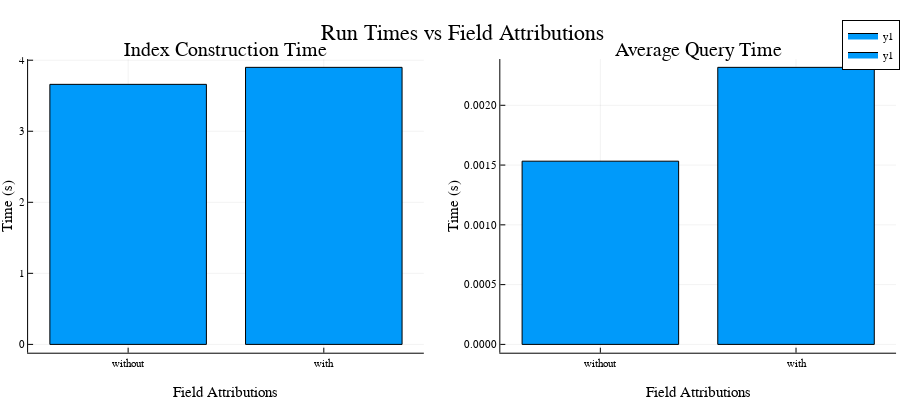

This figure's notebook cell:
### Markdown cell above
Finally, let's see if field attributions made much of a difference.

### Code cell
attribution_mask = (indexes[:,"field_attributions"].==1)


p1 = bar(
    [
        mean(indexes[(!).(attribution_mask),"indexing_time"]),
        mean(indexes[(attribution_mask),"indexing_time"])
    ],
    xticks = (1:2, ["without","with"]),
    title = "Index Construction Time",
    xlabel = "Field Attributions",
    ylabel = "Time (s)",
    legend = false
)

p2 = bar(
    [
        mean(indexes[(!).(attribution_mask),"index_avg_query_time"]),
        mean(indexes[(attribution_mask),"index_avg_query_time"])
    ],
    xticks = (1:2, ["without","with"]),
    title = "Average Query Time",
    xlabel = "Field Attributions",
    ylabel = "Time (s)",
    legend = false
)


plot([p1,p2]..., layout=(1,2), size=(900,400), plot_title = "Run Times vs Field Attributions")

### Figure 1 — Plotly figure (JSON) as saved in the notebook; plotly's stock layout.template omitted (floating-point values rounded to 4 significant figures)
{"data": [{"fill": "tozeroy", "fillcolor": "rgba(0, 154, 250, 1.000)", "legendgroup": "y1", "line": {"color": "rgba(0, 0, 0, 1.000)", "dash": "solid", "width": 1}, "mode": "lines", "name": "y1", "showlegend": true, "type": "scatter", "x": [0.6, 0.6, 1.4, 1.4, 0.6, 0.6], "xaxis": "x1", "y": [3.66, 0, 0, 3.66, 3.66, 3.66], "yaxis": "y1"}, {"fill": "tozeroy", "fillcolor": "rgba(0, 154, 250, 1.000)", "legendgroup": "y1", "line": {"color": "rgba(0, 0, 0, 1.000)", "dash": "solid", "width": 1}, "mode": "lines", "name": "y1", "showlegend": false, "type": "scatter", "x": [1.6, 1.6, 2.4, 2.4, 1.6, 1.6], "xaxis": "x1", "y": [3.899, 0, 0, 3.899, 3.899, 3.899], "yaxis": "y1"}, {"colorbar": {"title": ""}, "legendgroup": "y1", "marker": {"color": "rgba(0, 154, 250, 0.000)", "line": {"color": "rgba(0, 0, 0, 0.000)", "width": 1}, "size": 0, "symbol": "circle"}, "mode": "markers", "name": "y1", "showlegend": false, "type": "scatter", "x": [1, 2], "xaxis": "x1", "y": [3.66, 3.899], "yaxis": "y1", "zmax": null, "zmin": null}, {"fill": "tozeroy", "fillcolor": "rgba(0, 154, 250, 1.000)", "legendgroup": "y1", "line": {"color": "rgba(0, 0, 0, 1.000)", "dash": "solid", "width": 1}, "mode": "lines", "name": "y1", "showlegend": true, "type": "scatter", "x": [0.6, 0.6, 1.4, 1.4, 0.6, 0.6], "xaxis": "x2", "y": [0.001532, 0, 0, 0.001532, 0.001532, 0.001532], "yaxis": "y2"}, {"fill": "tozeroy", "fillcolor": "rgba(0, 154, 250, 1.000)", "legendgroup": "y1", "line": {"color": "rgba(0, 0, 0, 1.000)", "dash": "solid", "width": 1}, "mode": "lines", "name": "y1", "showlegend": false, "type": "scatter", "x": [1.6, 1.6, 2.4, 2.4, 1.6, 1.6], "xaxis": "x2", "y": [0.002317, 0, 0, 0.002317, 0.002317, 0.002317], "yaxis": "y2"}, {"colorbar": {"title": ""}, "legendgroup": "y1", "marker": {"color": "rgba(0, 154, 250, 0.000)", "line": {"color": "rgba(0, 0, 0, 0.000)", "width": 1}, "size": 0, "symbol": "circle"}, "mode": "markers", "name": "y1", "showlegend": false, "type": "scatter", "x": [1, 2], "xaxis": "x2", "y": [0.001532, 0.002317], "yaxis": "y2", "zmax": null, "zmin": null}], "layout": {"annotations": [{"font": {"color": "rgba(0, 0, 0, 1.000)", "family": "sans-serif", "size": 20}, "rotation": 0, "showarrow": false, "text": "Index Construction Time", "x": 0.2511, "xanchor": "center", "xref": "paper", "y": 0.95, "yanchor": "top", "yref": "paper"}, {"font": {"color": "rgba(0, 0, 0, 1.000)", "family": "sans-serif", "size": 20}, "rotation": 0, "showarrow": false, "text": "Average Query Time", "x": 0.7758, "xanchor": "center", "xref": "paper", "y": 0.95, "yanchor": "top", "yref": "paper"}, {"font": {"color": "rgba(0, 0, 0, 1.000)", "family": "sans-serif", "size": 22}, "rotation": 0, "showarrow": false, "text": "Run Times vs Field Attributions", "x": 0.5134, "xanchor": "center", "xref": "paper", "y": 1, "yanchor": "top", "yref": "paper"}], "height": 400, "legend": {"bgcolor": "rgba(255, 255, 255, 1.000)", "bordercolor": "rgba(0, 0, 0, 1.000)", "borderwidth": 1, "font": {"color": "rgba(0, 0, 0, 1.000)", "family": "sans-serif", "size": 11}, "title": {"font": {"color": "rgba(0, 0, 0, 1.000)", "family": "sans-serif", "size": 15}, "text": ""}, "tracegroupgap": 0, "traceorder": "normal", "x": 1, "xanchor": "auto", "y": 1, "yanchor": "auto"}, "margin": {"b": 20, "l": 0, "r": 0, "t": 20}, "paper_bgcolor": "rgba(255, 255, 255, 1.000)", "plot_bgcolor": "rgba(255, 255, 255, 1.000)", "showlegend": true, "width": 900, "xaxis1": {"anchor": "y1", "domain": [0.03123, 0.4709], "gridcolor": "rgba(0, 0, 0, 0.100)", "gridwidth": 0.5, "linecolor": "rgba(0, 0, 0, 1.000)", "mirror": false, "range": [0.4888, 2.511], "showgrid": true, "showline": true, "showticklabels": true, "tickangle": 0, "tickcolor": "rgb(0, 0, 0)", "tickfont": {"color": "rgba(0, 0, 0, 1.000)", "family": "sans-serif", "size": 11}, "tickmode": "array", "ticks": "inside", "ticktext": ["without", "with"], "tickvals": [1, 2], "title": "Field Attributions", "titlefont": {"color": "rgba(0, 0, 0, 1.000)", "family": "sans-serif", "size": 15}, "type": "-", "visible": true, "zeroline": false, "zerolinecolor": "rgba(0, 0, 0, 1.000)"}, "xaxis2": {"anchor": "y2", "domain": [0.5559, 0.9956], "gridcolor": "rgba(0, 0, 0, 0.100)", "gridwidth": 0.5, "linecolor": "rgba(0, 0, 0, 1.000)", "mirror": false, "range": [0.4888, 2.511], "showgrid": true, "showline": true, "showticklabels": true, "tickangle": 0, "tickcolor": "rgb(0, 0, 0)", "tickfont": {"color": "rgba(0, 0, 0, 1.000)", "family": "sans-serif", "size": 11}, "tickmode": "array", "ticks": "inside", "ticktext": ["without", "with"], "tickvals": [1, 2], "title": "Field Attributions", "titlefont": {"color": "rgba(0, 0, 0, 1.000)", "family": "sans-serif", "size": 15}, "type": "-", "visible": true, "zeroline": false, "zerolinecolor": "rgba(0, 0, 0, 1.000)"}, "xaxis3": {"anchor": "y3", "domain": [0.03123, 0.9956], "gridcolor": "rgba(0, 0, 0, 0.100)", "gridwidth": 0.5, "linecolor": "rgba(0, 0, 0, 1.000)", "mirror": false, "range": [0, 1], "showgrid": true, "showline": false, "showticklabels": true, "tickangle": 0, "tickcolor": "rgb(0, 0, 0)", "tickfont": {"color": "rgba(0, 0, 0, 1.000)", "family": "sans-serif", "size": 11}, "tickmode": "array", "ticks": "inside", "ticktext": ["0.0", "0.2", "0.4", "0.6", "0.8", "1.0"], "tickvals": [0, 0.2, 0.4, 0.6, 0.8, 1], "title": "", "titlefont": {"color": "rgba(0, 0, 0, 1.000)", "family": "sans-serif", "size": 15}, "type": "-", "visible": false, "zeroline": false, "zerolinecolor": "rgba(0, 0, 0, 1.000)"}, "yaxis1": {"anchor": "x1", "domain": [0.07581, 0.8915], "gridcolor": "rgba(0, 0, 0, 0.100)", "gridwidth": 0.5, "linecolor": "rgba(0, 0, 0, 1.000)", "mirror": false, "range": [-0.117, 4.016], "showgrid": true, "showline": true, "showticklabels": true, "tickangle": 0, "tickcolor": "rgb(0, 0, 0)", "tickfont": {"color": "rgba(0, 0, 0, 1.000)", "family": "sans-serif", "size": 11}, "tickmode": "array", "ticks": "inside", "ticktext": ["0", "1", "2", "3", "4"], "tickvals": [0, 1, 2, 3, 4], "title": "Time (s)", "titlefont": {"color": "rgba(0, 0, 0, 1.000)", "family": "sans-serif", "size": 15}, "type": "-", "visible": true, "zeroline": false, "zerolinecolor": "rgba(0, 0, 0, 1.000)"}, "yaxis2": {"anchor": "x2", "domain": [0.07581, 0.8915], "gridcolor": "rgba(0, 0, 0, 0.100)", "gridwidth": 0.5, "linecolor": "rgba(0, 0, 0, 1.000)", "mirror": false, "range": [-6.952e-05, 0.002387], "showgrid": true, "showline": true, "showticklabels": true, "tickangle": 0, "tickcolor": "rgb(0, 0, 0)", "tickfont": {"color": "rgba(0, 0, 0, 1.000)", "family": "sans-serif", "size": 11}, "tickmode": "array", "ticks": "inside", "ticktext": ["0.0000", "0.0005", "0.0010", "0.0015", "0.0020"], "tickvals": [0, 0.0005, 0.001, 0.0015, 0.002], "title": "Time (s)", "titlefont": {"color": "rgba(0, 0, 0, 1.000)", "family": "sans-serif", "size": 15}, "type": "-", "visible": true, "zeroline": false, "zerolinecolor": "rgba(0, 0, 0, 1.000)"}, "yaxis3": {"anchor": "x3", "domain": [0.95, 1], "gridcolor": "rgba(0, 0, 0, 0.100)", "gridwidth": 0.5, "linecolor": "rgba(0, 0, 0, 1.000)", "mirror": false, "range": [0, 1], "showgrid": true, "showline": false, "showticklabels": true, "tickangle": 0, "tickcolor": "rgb(0, 0, 0)", "tickfont": {"color": "rgba(0, 0, 0, 1.000)", "family": "sans-serif", "size": 11}, "tickmode": "array", "ticks": "inside", "ticktext": ["0.0", "0.2", "0.4", "0.6", "0.8", "1.0"], "tickvals": [0, 0.2, 0.4, 0.6, 0.8, 1], "title": "", "titlefont": {"color": "rgba(0, 0, 0, 1.000)", "family": "sans-serif", "size": 15}, "type": "-", "visible": false, "zeroline": false, "zerolinecolor": "rgba(0, 0, 0, 1.000)"}}}
